Frame 1 (no input): blank canvas, image omitted
Frame 60 (the mouse pressed at the canvas centre just before this capture): blank canvas, image omitted
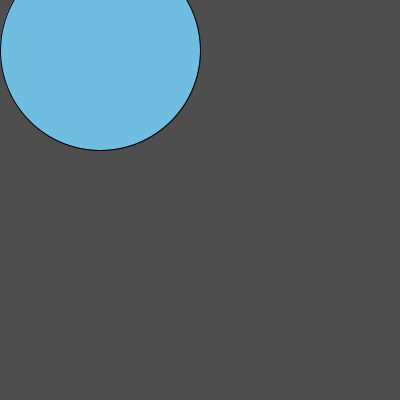
Frame 120 (the mouse held since frame 60 and released just before this capture)

The Processing sketch whose frames 1 and 60 were blank and that drew this single picture after the mouse press (run headless with seeded random() and noise(); from frame 60 on, the mouse is pressed at the canvas centre):

// Processing sketch: processing_37148
// ── processing_37148.pde

void setup(){
  size (400,400);
}
  
  void draw (){
    background(78);
    fill(111,190,225);
    ellipse(100,50,mouseY,mouseX);
  }
 
    
